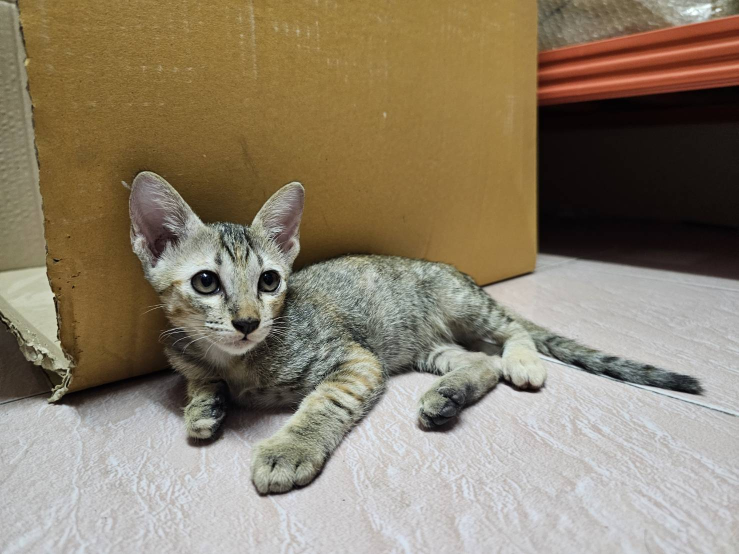
#> input picture Lab2/img/Miso.jpg, 1477 x 1108 px, found by its file name (shown at 1/2 size)
$ python Lab.2.1.1_V1.py
#> lines starting #> are read from the running program, lines starting #| are printed output that depends on the picture
import cv2
import numpy as np
from matplotlib import pyplot as plt
img_1 = cv2.imread("./Lab2/img/Miso.jpg")
#> img_1 is the input picture: shape (1108, 1477, 3); mean B, G, R 107.9, 128.5, 140.9
image_resized = cv2.resize(img_1, (200, 200))
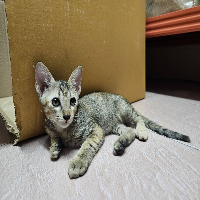
#> image_resized: shape (200, 200, 3); mean B, G, R 107.8, 128.4, 140.7

output_file = "./Lab2/video/lab_2.1.1_V1_output_file.mp4"
fourcc = cv2.VideoWriter_fourcc(*'mp4v')

fps = 1
frame = 1

vid_output = cv2.VideoWriter(output_file,fourcc, fps, (image_resized.shape[0],image_resized.shape[1]))
# img_gray = cv2.cvtColor(image_resized, cv2.COLOR_RGB2GRAY)
# img_gray1 = cv2.cvtColor(image_resized, cv2.COLOR_RGB2GRAY)
def LinearEquation(img):
    A = [0.5,1]
    B = [3,6,9,12,15,18,21,24,27,30]
    H,W,C = img.shape
#> H = 200; W = 200; C = 3
    # H,W = img.shape
    result_img = np.zeros_like(img)
    for a in A:
        for b in B:
            for w in range(0,W):
                for h in range(0,H):
                    for c in range(0,C):
                        result_img[h,w,c] = a*(img[h][w][c])+b
                #    result_img[h,w] = a*(img[h][w])+b
            vid_output.write(result_img)
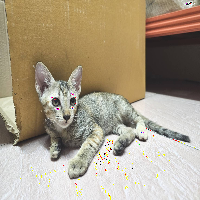
#> result_img: shape (200, 200, 3); mean B, G, R 136.6, 158, 170.6
    return result_img

# [12 lines of commented-out code are left out]

test = LinearEquation(image_resized)

plt.subplot(1, 2, 1)
plt.imshow(image_resized,cmap='gray')
plt.title("Original")

plt.subplot(1, 2, 2)
plt.imshow(test,cmap='gray')
plt.title("Linear")


print(image_resized,"\n","*"*50)
#> (printed output is left out)
print(test)
#> (printed output is left out)


plt.show()
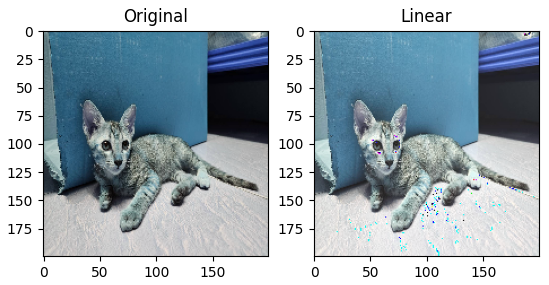
#> figure drawn by matplotlib, 2 panels; B, G, R data is drawn as R, G, B
vid_output.release()

$ run again, with Lab2/img/Tea1.JPG copied over Lab2/img/Miso.jpg
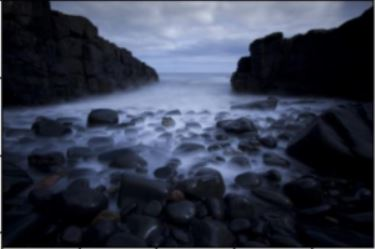
#> input picture Lab2/img/Tea1.JPG, 375 x 249 px, found by its file name
#> img_1 is the input picture: shape (249, 375, 3); mean B, G, R 72.8, 56.5, 50.8
#> after the loop in LinearEquation, `for a in A:`:
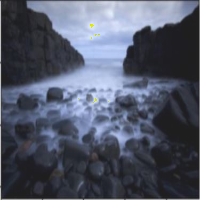
#> result_img: shape (200, 200, 3); mean B, G, R 102.6, 86.4, 80.7
#> (printed output is left out)
#> (printed output is left out)
#> `plt.show()`:
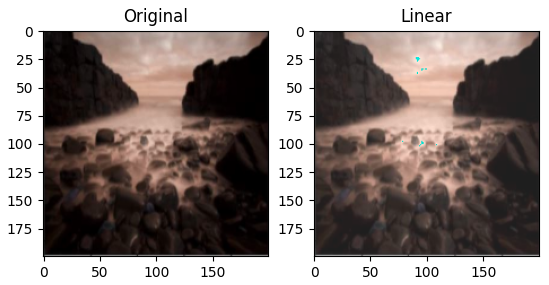
#> figure drawn by matplotlib, 2 panels; B, G, R data is drawn as R, G, B

$ run again, with Lab2/img/Tea2.JPG copied over Lab2/img/Miso.jpg
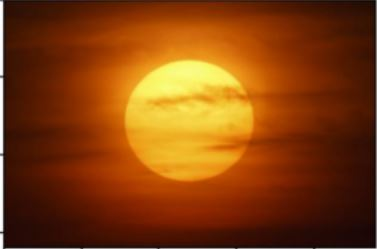
#> input picture Lab2/img/Tea2.JPG, 377 x 249 px, found by its file name
#> img_1 is the input picture: shape (249, 377, 3); mean B, G, R 12.9, 62.9, 130.4
#> after the loop in LinearEquation, `for a in A:`:
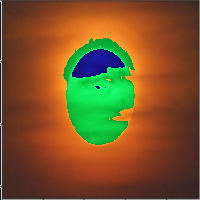
#> result_img: shape (200, 200, 3); mean B, G, R 41.6, 85.5, 122.4
#> (printed output is left out)
#> (printed output is left out)
#> `plt.show()`:
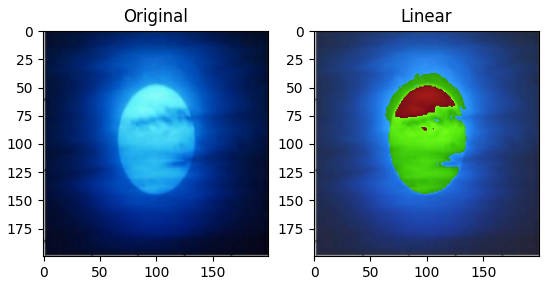
#> figure drawn by matplotlib, 2 panels; B, G, R data is drawn as R, G, B

$ run again, with Lab2/img/Temp1.jpg copied over Lab2/img/Miso.jpg
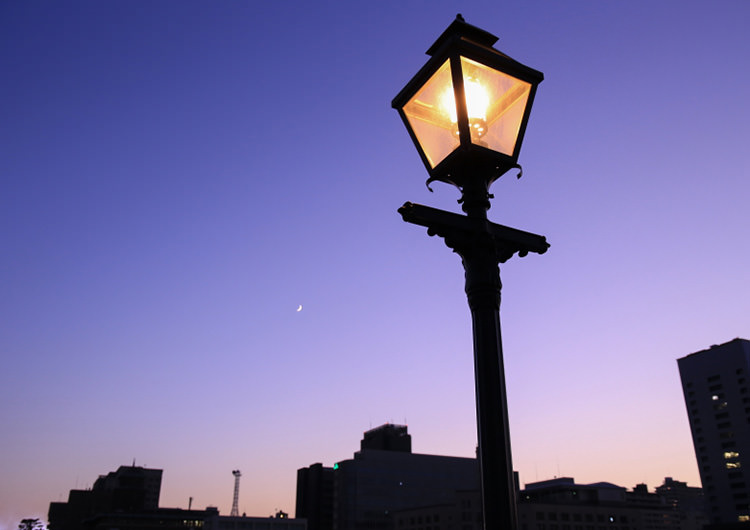
#> input picture Lab2/img/Temp1.jpg, 750 x 530 px, found by its file name
#> img_1 is the input picture: shape (530, 750, 3); mean B, G, R 164.9, 112.4, 118.1
#> after the loop in LinearEquation, `for a in A:`:
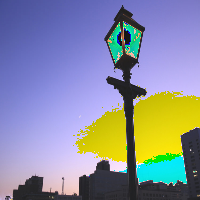
#> result_img: shape (200, 200, 3); mean B, G, R 158.6, 141.4, 136.1
#> (printed output is left out)
#> (printed output is left out)
#> `plt.show()`:
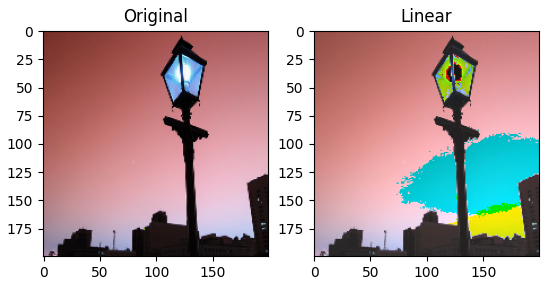
#> figure drawn by matplotlib, 2 panels; B, G, R data is drawn as R, G, B
